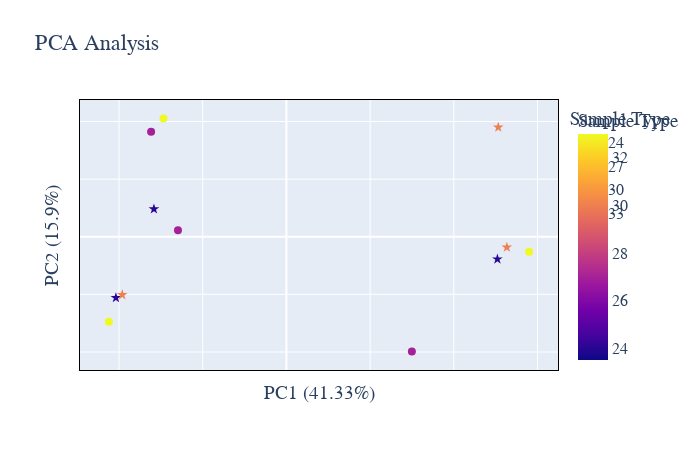

The notebook cell this image was saved under:
### Code cell
# Abundance PCA plot
plot_options={

            "compare groups": [24,33,27,30],
            "title": "PCA Analysis",
            "color": ["blue", "red", "black", "yellow", "green", "purple",
                      "orange", "brown", "pink", "gray", "olive", "cyan"],
            "symbol": ['star', 'circle'],
            "marker_size": 8,
            "width": 700,
            "height": 450,
            "font": dict(size=16, family="Arial black"),
            "ylimits": [],
            "xlimits": [],
            "help for information only": \
            "compare groups: list of two numbers default [0,1] means compare" \
            "color: the first few colors will be used"
            "xlimits: list or tuple of two numbers [0,10]." \
        }
figure, _, _ =PCA_plots(data_obj, plot_options, saved_settings)
figure.show()
#figure.write_image("images/test.svg")

### Figure 1 — Plotly figure (JSON) as saved in the notebook; plotly's stock layout.template omitted (floating-point values rounded to 4 significant figures)
{"data": [{"hovertemplate": "%{text}<br>PC1: %{x} <br>PC2: %{y}", "legendgroup": "24", "marker": {"color": [24, 24, 24], "coloraxis": "coloraxis", "size": 8, "symbol": "star"}, "mode": "markers", "name": "24", "orientation": "v", "showlegend": true, "text": ["SM0614_TMTProzero_24__rep1_GB6_chan1", "SM0614_TMTProzero_24__rep2_GB15_chan1", "SM0614_TMTProzero_24__rep3_GC5_chan2"], "type": "scatter", "x": [-10.18, -7.914, 12.6], "xaxis": "x", "y": [-5.299, 2.403, -1.95], "yaxis": "y"}, {"hovertemplate": "%{text}<br>PC1: %{x} <br>PC2: %{y}", "legendgroup": "27", "marker": {"color": [27, 27, 27], "coloraxis": "coloraxis", "size": 8, "symbol": "circle"}, "mode": "markers", "name": "27", "orientation": "v", "showlegend": true, "text": ["SM0614_TMTProzero_27__rep1_GB4_chan2", "SM0614_TMTProzero_27__rep2_GB9_chan1", "SM0614_TMTProzero_27__rep3_GC4_chan1"], "type": "scatter", "x": [7.493, -8.083, -6.478], "xaxis": "x", "y": [-9.959, 9.116, 0.5691], "yaxis": "y"}, {"hovertemplate": "%{text}<br>PC1: %{x} <br>PC2: %{y}", "legendgroup": "30", "marker": {"color": [30, 30, 30], "coloraxis": "coloraxis", "size": 8, "symbol": "star"}, "mode": "markers", "name": "30", "orientation": "v", "showlegend": true, "text": ["SM0614_TMTProzero_30__rep1_GB5_chan1", "SM0614_TMTProzero_30__rep2_GB12_chan2", "SM0614_TMTProzero_30__rep3_GC2_chan2"], "type": "scatter", "x": [-9.805, 12.65, 13.17], "xaxis": "x", "y": [-5.043, 9.5, -0.9127], "yaxis": "y"}, {"hovertemplate": "%{text}<br>PC1: %{x} <br>PC2: %{y}", "legendgroup": "33", "marker": {"color": [33, 33, 33], "coloraxis": "coloraxis", "size": 8, "symbol": "circle"}, "mode": "markers", "name": "33", "orientation": "v", "showlegend": true, "text": ["SM0614_TMTProzero_33__rep1_GB7_chan1", "SM0614_TMTProzero_33__rep2_GB10_chan1", "SM0614_TMTProzero_33__rep3_GB17_chan2"], "type": "scatter", "x": [-10.6, -7.346, 14.5], "xaxis": "x", "y": [-7.381, 10.26, -1.304], "yaxis": "y"}], "layout": {"coloraxis": {"colorbar": {"title": {"text": "Sample Type"}}, "colorscale": [[0, "#0d0887"], [0.1111, "#46039f"], [0.2222, "#7201a8"], [0.3333, "#9c179e"], [0.4444, "#bd3786"], [0.5556, "#d8576b"], [0.6667, "#ed7953"], [0.7778, "#fb9f3a"], [0.8889, "#fdca26"], [1, "#f0f921"]]}, "font": {"family": "Arial black", "size": 16}, "height": 450, "legend": {"title": {"text": "Sample Type"}, "tracegroupgap": 0}, "title": {"text": "PCA Analysis"}, "width": 700, "xaxis": {"anchor": "y", "domain": [0, 1], "linecolor": "black", "mirror": true, "showticklabels": false, "title": {"text": "PC1 (41.33%)"}}, "yaxis": {"anchor": "x", "domain": [0, 1], "linecolor": "black", "mirror": true, "showticklabels": false, "title": {"text": "PC2 (15.9%)"}}}}
